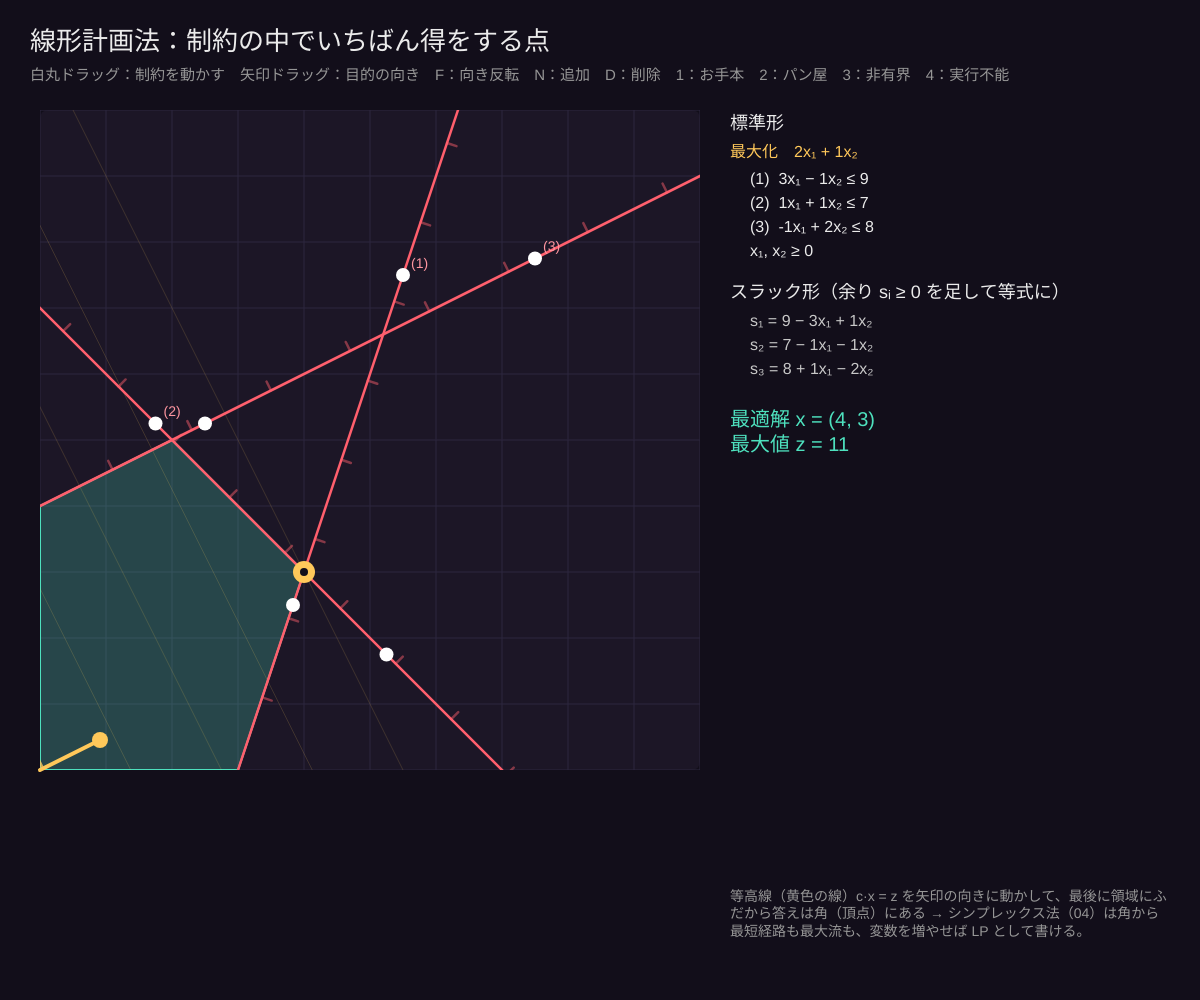
Frame 1 (no input)
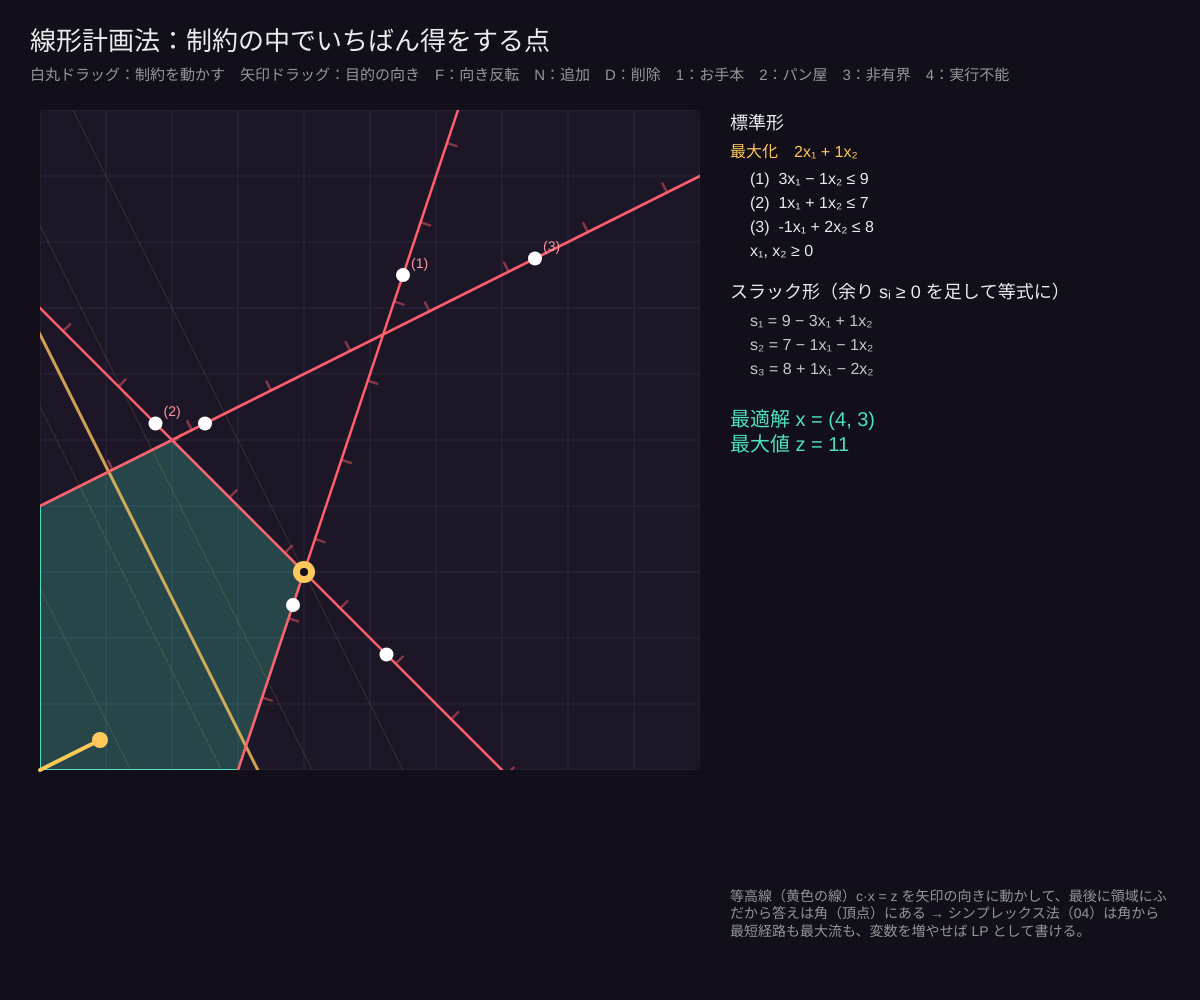
Frame 60 (no input)
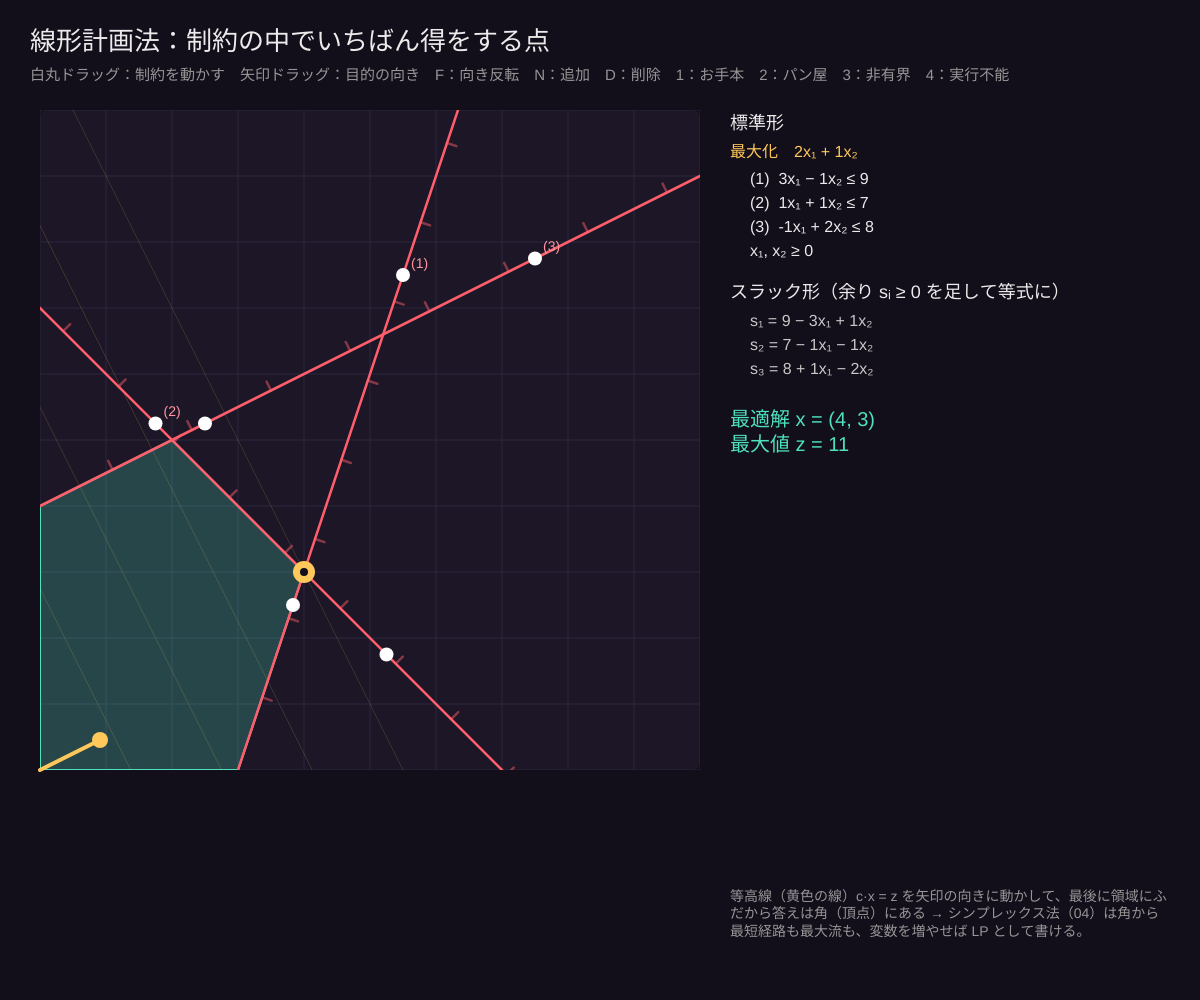
Frame 120 (the mouse pressed at the canvas centre since frame 60)

The p5.js sketch that drew these frames (run headless with seeded random() and noise() and a simulated clock; from frame 60 on, the mouse is pressed at the canvas centre):

// p5.js sketch
// ── sketch.js
// ============================================
// 03 線形計画法：制約の中でいちばん得をする点
// 「aᵢ₁x₁ + aᵢ₂x₂ ≤ bᵢ」という直線の不等式をいくつか満たす点（実行可能領域・凸多角形）の中で、
// 目的関数 c₁x₁ + c₂x₂ を最大にする点を探す。答えは必ず多角形の「角」にある
// ドラッグ：直線の白い丸（制約を動かす）・矢印の先（目的の向き） / F：マウスに近い制約の向きを反転
// N：制約を 1 本追加 / D：マウスに近い制約を消す / 1：お手本 2：パン屋 3：非有界 4：実行不能
// ============================================

let range = 10;   // ★ 画面に表示する範囲（0〜range）
let sweepSpeed = 0.01; // ★ 等高線が動く速さ

let cons = [], cobj = { x: 1, y: 1 };
let drag = null, sweep = 0;
let poly = [], best = null, status = '';

function setup() {
  createCanvas(windowWidth, windowHeight);
  textWrap(CHAR); // 日本語を文字単位で折り返す
  preset(1);
}

function preset(k) {
  if (k === 1) { cons = [[3, -1, 9], [1, 1, 7], [-1, 2, 8]]; cobj = { x: 2, y: 1 }; } // 最適は角 (4, 3)、z = 11
  if (k === 2) { cons = [[2, 1, 10], [1, 2, 8], [0, 1, 3.5]]; cobj = { x: 3, y: 2 }; }
  if (k === 3) { cons = [[-1, 1, 2], [1, -2, 2]]; cobj = { x: 1, y: 1 }; }
  if (k === 4) { cons = [[1, 1, 2], [-1, -1, -5]]; cobj = { x: 1, y: 1 }; }
  cons = cons.map(([a1, a2, b]) => ({ a1, a2, b }));
  solve();
}

// 大きな箱を半平面で切り取って実行可能領域を作り、角を全部調べる
function solve() {
  let W = 60;
  poly = [[0, 0], [W, 0], [W, W], [0, W]];
  for (let c of cons) poly = clipHalf(poly, c.a1, c.a2, c.b);
  best = null; status = '';
  if (poly.length < 3) { status = 'infeasible'; return; }
  for (let p of poly) { let z = cobj.x * p[0] + cobj.y * p[1]; if (!best || z > best.z + 1e-9) best = { x: p[0], y: p[1], z }; }
  if (best.x > W - 1e-6 || best.y > W - 1e-6) status = 'unbounded'; else status = 'optimal';
}
function clipHalf(P, a1, a2, b) {
  let out = [];
  for (let i = 0; i < P.length; i++) {
    let p = P[i], q = P[(i + 1) % P.length];
    let fp = a1 * p[0] + a2 * p[1] - b, fq = a1 * q[0] + a2 * q[1] - b;
    if (fp <= 1e-9) out.push(p);
    if ((fp < -1e-9 && fq > 1e-9) || (fp > 1e-9 && fq < -1e-9)) { let t = fp / (fp - fq); out.push([p[0] + t * (q[0] - p[0]), p[1] + t * (q[1] - p[1])]); }
  }
  return out;
}

function R() { let s = min(width * 0.55, height - 140); return { x: 40, y: 110, s }; }
function toS(p) { let r = R(); return [r.x + (p[0] / range) * r.s, r.y + r.s - (p[1] / range) * r.s]; }
function toW(x, y) { let r = R(); return [((x - r.x) / r.s) * range, ((r.y + r.s - y) / r.s) * range]; }

// 制約の直線が画面に入る部分の 1/4 と 3/4 の点（ドラッグ用の丸）
function handles(c) {
  let pts = [];
  let L = [[0, 0, 1, 0], [0, range, 1, 0], [0, 0, 0, 1], [range, 0, 0, 1]];
  for (let [px, py, dx, dy] of L) {
    let den = c.a1 * dx + c.a2 * dy; if (abs(den) < 1e-9) continue;
    let t = (c.b - c.a1 * px - c.a2 * py) / den;
    let q = [px + dx * t, py + dy * t];
    if (q[0] >= -1e-6 && q[0] <= range + 1e-6 && q[1] >= -1e-6 && q[1] <= range + 1e-6) pts.push(q);
  }
  if (pts.length < 2) return null;
  let [p, q] = [pts[0], pts[pts.length - 1]];
  return [[lerp(p[0], q[0], 0.25), lerp(p[1], q[1], 0.25)], [lerp(p[0], q[0], 0.75), lerp(p[1], q[1], 0.75)]];
}

function draw() {
  background(18, 14, 26);
  let r = R();
  fill(235); noStroke(); textSize(26); textAlign(LEFT, BASELINE);
  text('線形計画法：制約の中でいちばん得をする点', 30, 50);
  textSize(15); fill(150);
  text('白丸ドラッグ：制約を動かす　矢印ドラッグ：目的の向き　F：向き反転　N：追加　D：削除　1：お手本　2：パン屋　3：非有界　4：実行不能', 30, 80);

  fill(28, 22, 38); rect(r.x, r.y, r.s, r.s, 8);
  push(); drawingContext.beginPath(); drawingContext.rect(r.x, r.y, r.s, r.s); drawingContext.clip();
  stroke(45, 38, 62); strokeWeight(1);
  for (let k = 0; k <= range; k++) { let [gx] = toS([k, 0]), [, gy] = toS([0, k]); line(gx, r.y, gx, r.y + r.s); line(r.x, gy, r.x + r.s, gy); }
  if (poly.length >= 3) { fill(78, 225, 190, 60); stroke(78, 225, 190); strokeWeight(2); beginShape(); for (let p of poly) { let s = toS(p); vertex(s[0], s[1]); } endShape(CLOSE); }
  // 等高線 c·x = z が広がっていく
  if (status !== 'infeasible') {
    sweep = (sweep + sweepSpeed) % 1.2;
    let zmax = status === 'optimal' ? best.z : (cobj.x + cobj.y) * range * 1.5;
    let z = min(sweep, 1) * zmax;
    levelLine(z, color(255, 200, 90, 200), 3);
    for (let k = 1; k <= 4; k++) levelLine((zmax * k) / 4, color(255, 200, 90, 40), 1);
  }
  for (let i = 0; i < cons.length; i++) {
    let c = cons[i], h = handles(c); if (!h) continue;
    let s1 = toS(lerpP(h[0], h[1], -2)), s2 = toS(lerpP(h[0], h[1], 3));
    stroke(255, 95, 109); strokeWeight(2.5); line(s1[0], s1[1], s2[0], s2[1]);
    // 「ダメな側」に短い斜線
    let n = createVector(c.a1, -c.a2).normalize();
    for (let t = 0; t <= 1; t += 0.08) { let m = toS(lerpP(h[0], h[1], t * 3 - 1)); stroke(255, 95, 109, 120); line(m[0], m[1], m[0] + n.x * 10, m[1] + n.y * 10); }
    for (let k = 0; k < 2; k++) { let s = toS(h[k]); noStroke(); fill(255); circle(s[0], s[1], 14); }
    let m = toS(h[1]); fill(255, 150, 160); noStroke(); textSize(14); textAlign(LEFT, BOTTOM); text('(' + (i + 1) + ')', m[0] + 8, m[1] - 4);
  }
  if (status === 'optimal') { let s = toS([best.x, best.y]); noStroke(); fill(255, 200, 90); circle(s[0], s[1], 22); fill(18, 14, 26); circle(s[0], s[1], 8); }
  pop();

  // 目的関数の矢印（左下に原点）
  let o = toS([0, 0]), tip = [o[0] + cobj.x * 30, o[1] - cobj.y * 30];
  stroke(255, 200, 90); strokeWeight(4); line(o[0], o[1], tip[0], tip[1]); noStroke(); fill(255, 200, 90); circle(tip[0], tip[1], 16);

  // 右：標準形・スラック形
  let px = r.x + r.s + 30, w = width - px - 30;
  textAlign(LEFT, TOP); noStroke();
  fill(235); textSize(18); text('標準形', px, 115);
  textSize(16); fill(255, 200, 90);
  text(`最大化　${f(cobj.x)}x₁ ${sgn(cobj.y)} ${f(abs(cobj.y))}x₂`, px, 145);
  fill(235);
  let yy = 172;
  for (let i = 0; i < cons.length; i++) { let c = cons[i]; text(`(${i + 1})  ${f(c.a1)}x₁ ${sgn(c.a2)} ${f(abs(c.a2))}x₂ ≤ ${f(c.b)}`, px + 20, yy); yy += 24; }
  text('x₁, x₂ ≥ 0', px + 20, yy); yy += 40;
  fill(235); textSize(18); text('スラック形（余り sᵢ ≥ 0 を足して等式に）', px, yy); yy += 30;
  textSize(16); fill(200);
  for (let i = 0; i < cons.length; i++) { let c = cons[i]; text(`s${sub(i + 1)} = ${f(c.b)} ${sgn(-c.a1)} ${f(abs(c.a1))}x₁ ${sgn(-c.a2)} ${f(abs(c.a2))}x₂`, px + 20, yy); yy += 24; }
  yy += 24;
  textSize(20);
  if (status === 'optimal') { fill(78, 225, 190); text(`最適解 x = (${f(best.x)}, ${f(best.y)})\n最大値 z = ${f(best.z)}`, px, yy); }
  if (status === 'unbounded') { fill(255, 200, 90); text('非有界：矢印の向きにどこまでも行ける\n→ 最大値がない', px, yy); }
  if (status === 'infeasible') { fill(255, 100, 100); text('実行不能：全部の制約を満たす点がない', px, yy); }
  fill(150); textSize(14);
  text('等高線（黄色の線）c·x = z を矢印の向きに動かして、最後に領域にふれる点が答え。\nだから答えは角（頂点）にある → シンプレックス法（04）は角から角へ歩く。\n最短経路も最大流も、変数を増やせば LP として書ける。', px, height - 110, w);
}

function levelLine(z, col, wgt) {
  let a = cobj.x, b = cobj.y, p, q;
  if (abs(b) > abs(a)) { p = [-range, (z + a * range) / b]; q = [2 * range, (z - 2 * a * range) / b]; }
  else { p = [(z + b * range) / a, -range]; q = [(z - 2 * b * range) / a, 2 * range]; }
  let s1 = toS(p), s2 = toS(q); stroke(col); strokeWeight(wgt); line(s1[0], s1[1], s2[0], s2[1]);
}
function lerpP(p, q, t) { return [lerp(p[0], q[0], t), lerp(p[1], q[1], t)]; }
function nearestCons() {
  let w = toW(mouseX, mouseY), bi = -1, bd = 1e9;
  for (let i = 0; i < cons.length; i++) { let c = cons[i], d = abs(c.a1 * w[0] + c.a2 * w[1] - c.b) / mag(c.a1, c.a2); if (d < bd) { bd = d; bi = i; } }
  return bi;
}

function mousePressed() {
  let o = toS([0, 0]);
  if (dist(mouseX, mouseY, o[0] + cobj.x * 30, o[1] - cobj.y * 30) < 14) { drag = { obj: true }; return; }
  for (let i = 0; i < cons.length; i++) {
    let h = handles(cons[i]); if (!h) continue;
    for (let k = 0; k < 2; k++) { let s = toS(h[k]); if (dist(mouseX, mouseY, s[0], s[1]) < 12) { drag = { i, k, other: h[1 - k], len: mag(cons[i].a1, cons[i].a2), n: [cons[i].a1, cons[i].a2] }; return; } }
  }
}
function mouseDragged() {
  if (!drag) return;
  if (drag.obj) { let o = toS([0, 0]); cobj = { x: round(((mouseX - o[0]) / 30) * 2) / 2, y: round(((o[1] - mouseY) / 30) * 2) / 2 }; if (cobj.x === 0 && cobj.y === 0) cobj.x = 0.5; solve(); return; }
  let p = toW(mouseX, mouseY), q = drag.other;
  let dx = q[0] - p[0], dy = q[1] - p[1]; if (mag(dx, dy) < 0.3) return;
  let n = [-dy, dx]; if (n[0] * drag.n[0] + n[1] * drag.n[1] < 0) n = [dy, -dx];
  let s = drag.len / mag(n[0], n[1]); n = [n[0] * s, n[1] * s];
  cons[drag.i] = { a1: round(n[0] * 10) / 10, a2: round(n[1] * 10) / 10, b: 0 };
  cons[drag.i].b = round((cons[drag.i].a1 * q[0] + cons[drag.i].a2 * q[1]) * 10) / 10;
  drag.n = [cons[drag.i].a1, cons[drag.i].a2];
  solve();
}
function mouseReleased() { drag = null; }
function keyPressed() {
  if (key >= '1' && key <= '4') preset(int(key));
  if ((key === 'f' || key === 'F') && cons.length) { let i = nearestCons(); cons[i] = { a1: -cons[i].a1, a2: -cons[i].a2, b: -cons[i].b }; solve(); }
  if ((key === 'n' || key === 'N') && cons.length < 7) { let ang = random(TWO_PI); let a1 = round(cos(ang) * 30) / 10, a2 = round(sin(ang) * 30) / 10; cons.push({ a1, a2, b: round((a1 * 4 + a2 * 4 + 6) * 10) / 10 }); solve(); }
  if ((key === 'd' || key === 'D') && cons.length) { cons.splice(nearestCons(), 1); solve(); }
}
function f(v) { return abs(v - round(v)) < 1e-9 ? String(round(v)) : v.toFixed(1); }
function sgn(v) { return v < 0 ? '−' : '+'; }
function sub(k) { return String(k).split('').map(c => '₀₁₂₃₄₅₆₇₈₉'[c]).join(''); }
function windowResized() { resizeCanvas(windowWidth, windowHeight); }

// ---------- やってみよう ----------
// 1. 矢印をゆっくり回すと、答えの角がパッと隣の角へ飛ぶ。辺と矢印が直角のときは辺全体が答え
// 2. 2 のパン屋で「バターをもう 1 増やす」（(2) の b を増やす）と利益はいくら増える？（05 の双対へ）
// 3. 4（実行不能）で F を押して制約の向きを反転すると、領域が現れる
